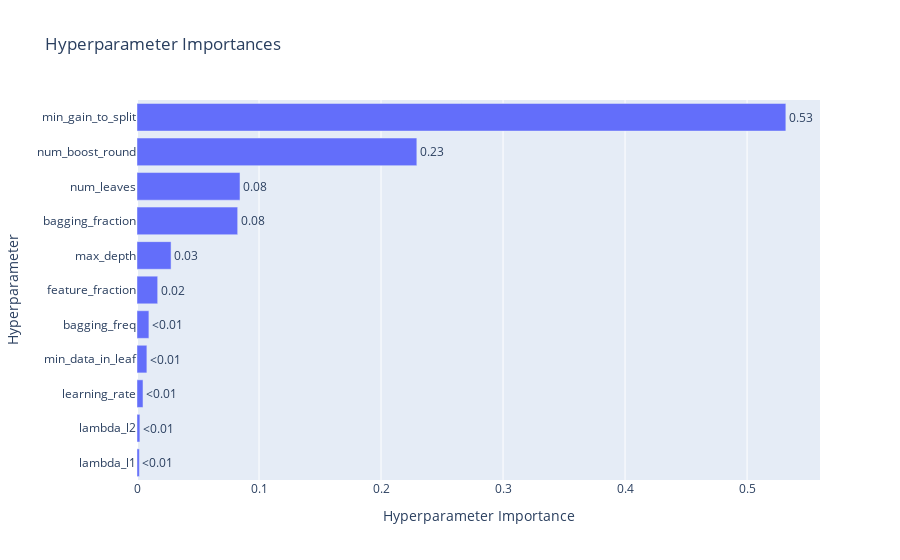

Notebook cell for this chart:
### Code cell
# Importancia de los HP (da una idea más bien de cuanta variabilidad aporta cada HP). Importante para recortar espacio de búsqueda en futuras optimizaciones

plot_param_importances(study)

### Figure 1 — Plotly figure (JSON) as saved in the notebook; plotly's stock layout.template omitted (floating-point values rounded to 4 significant figures)
{"data": [{"cliponaxis": false, "hovertemplate": ["lambda_l1 (FloatDistribution): 0.001950398154213285<extra></extra>", "lambda_l2 (FloatDistribution): 0.0023699366797775164<extra></extra>", "learning_rate (FloatDistribution): 0.0049072261967887465<extra></extra>", "min_data_in_leaf (IntDistribution): 0.008099667453272353<extra></extra>", "bagging_freq (IntDistribution): 0.009753875292122068<extra></extra>", "feature_fraction (FloatDistribution): 0.016951362377695126<extra></extra>", "max_depth (IntDistribution): 0.0279211452740067<extra></extra>", "bagging_fraction (FloatDistribution): 0.08251388334284773<extra></extra>", "num_leaves (IntDistribution): 0.0844099063626569<extra></extra>", "num_boost_round (IntDistribution): 0.22934872450369878<extra></extra>", "min_gain_to_split (FloatDistribution): 0.5317738743629209<extra></extra>"], "name": "Objective Value", "orientation": "h", "text": ["<0.01", "<0.01", "<0.01", "<0.01", "<0.01", "0.02", "0.03", "0.08", "0.08", "0.23", "0.53"], "textposition": "outside", "type": "bar", "x": [0.00195, 0.00237, 0.004907, 0.0081, 0.009754, 0.01695, 0.02792, 0.08251, 0.08441, 0.2293, 0.5318], "y": ["lambda_l1", "lambda_l2", "learning_rate", "min_data_in_leaf", "bagging_freq", "feature_fraction", "max_depth", "bagging_fraction", "num_leaves", "num_boost_round", "min_gain_to_split"]}], "layout": {"title": {"text": "Hyperparameter Importances"}, "xaxis": {"title": {"text": "Hyperparameter Importance"}}, "yaxis": {"title": {"text": "Hyperparameter"}}}}
